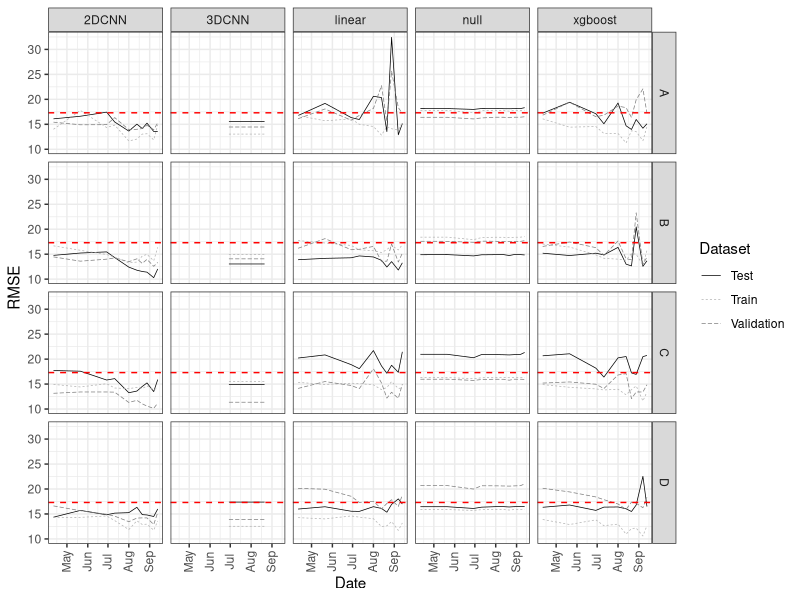

Generate this figure with R: (Note: this script raises an error after producing the figure.)
## ---- chunk 1
library(lubridate)
library(ggplot2)
library(tidyverse)

rice <- read.csv('rice_remote_sensing - Sheet1.csv', header=T)
rice$Date <- as.Date(rice$Date, "%m-%d-%Y")
rice <- subset(rice, Date != "2019-06-13")
#rice.long <- rice %>% pivot_longer(c(Train_MSE, Val_MSE))
rice.long <- rice %>% pivot_longer(c(Train_MSE, Val_MSE, Test_MSE))
rice$id <- paste0(rice$Model, rice$Date, sep="_")
rice.long$id <- paste0(rice.long$Model, rice.long$Date, sep="_")

# line plot
ggplot(rice.long, aes(x=Date, y=sqrt(value), col=name, lty=name)) + 
  geom_line(size=0.25) + facet_grid(Set~Model) + 
  theme_bw() + geom_hline(yintercept = sqrt(17.3)^2, col="red", lty=2) + 
  scale_color_manual(values = c("black","grey70", "grey50"), name="Dataset", labels=c("Test", "Train", "Validation")) + 
  scale_linetype(name="Dataset", labels=c("Test", "Train", "Validation")) + 
  ylab("RMSE") + 
  theme(axis.text.x = element_text(angle = 90, vjust=0.4))#+ geom_point(size=0.3)

# all in one panel
ggplot(rice.long, aes(x=Date, y=value, color = Model, group=id)) + 
  geom_point(position = position_dodge(width = 5), size = 1, alpha=0.5) +
  theme_minimal() +
  geom_line(position = position_dodge(width = 5), size = 0.4) +
  scale_color_manual(values = wes_palette("Zissou1", 5, type = c("discrete"))) +
  facet_grid(name~.)

## ---- chunk 2
rice.test <- rice.long %>% group_by(Model, Date, name) %>% 
  summarize(meanMSE = mean(value), sdMSE = sd(value)) %>%
  filter(name == "Test_MSE")

rice.test2 <- subset(rice.test, Model == "2DCNN")

ggplot(rice.test2, aes(x=Date, y=meanMSE, col= Model)) + 
  geom_line(size=1) + 
  theme_minimal() + 
  scale_color_manual(values = c("black")) + 
  ylab("Test Set MSE (mean)")  + 
  geom_hline(yintercept = (17.3)^2, lty=2, col = "red")+
  geom_point() +
  geom_errorbar(aes(ymin=meanMSE-sdMSE, ymax=meanMSE+sdMSE), width=.2)
